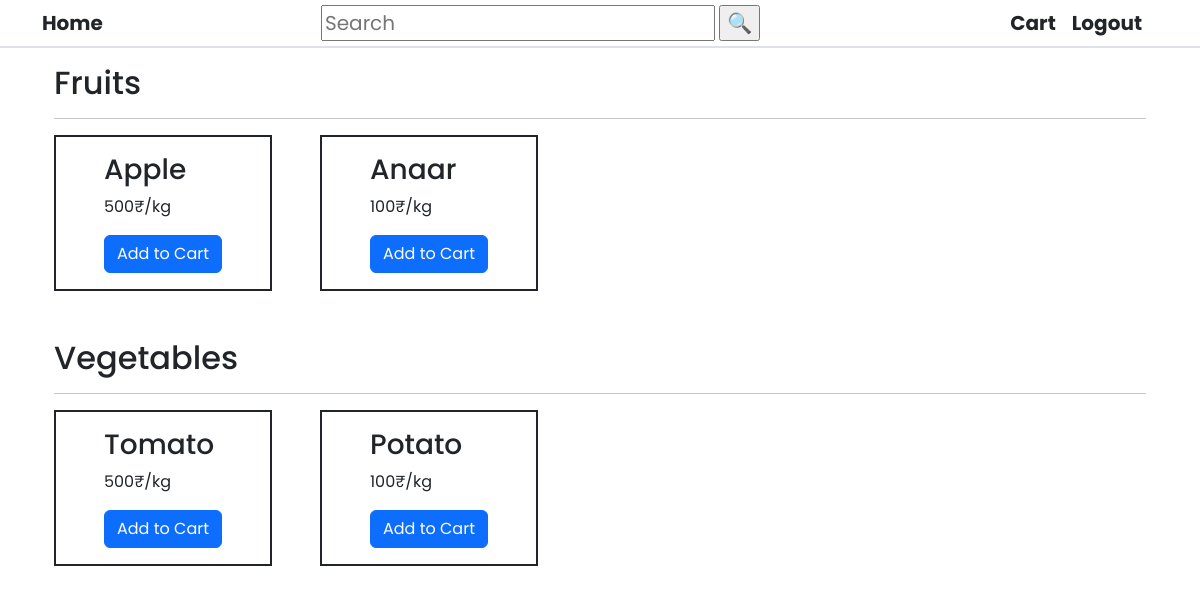
The app's page / (signed in) with its own data.
### website/models.py (models this page shows)
class Category(db.Model):
    categoryId = db.Column(db.Integer(), primary_key=True, autoincrement=True)
    categoryName = db.Column(db.String(100), nullable=False)
    products = db.relationship('Product')

class Product(db.Model):
    productId = db.Column(db.Integer(), primary_key=True, autoincrement=True)
    productName = db.Column(db.String(100), nullable=False)
    unit = db.Column(db.String(50), nullable=False)
    rate = db.Column(db.Integer(), nullable=False)
    quantity = db.Column(db.Integer(), nullable=False)
    categoryId = db.Column(db.Integer(), db.ForeignKey(
        'category.categoryId'), nullable=False)

### website/views.py (the view)
@views.route('/')
def Home():
    if (current_user.is_authenticated and current_user.role == "manager"):
        categories = Category.query.all()
        return render_template('Categories.html', categories=categories)
    else:
        categories = Category.query.all()
        return render_template("Home.html", categories=categories)

### website/templates/Home.html (shortened to what this page needs)
{%extends 'Base.html'%} {%block title%}Home{%endblock%} {%block content%}
<div class="container">
  {%if current_user.is_authenticated%} {%for category in categories%}
  <div class="mb-5">
    <h2>{{category.categoryName}}</h2>
    <hr />
    <div class="d-flex gap-5">
      {%for product in category.products%}
      <div class="border border-2 border-dark p-0 m-0 py-3 px-5">
        <ul class="p-0">
          <li><h3>{{product.productName}}</h3></li>
          <li>{{product.rate}}{{product.unit}}</li>
        </ul>
        <a class="btn btn-primary" href="/addtocart?id={{product.productId}}"
          >Add to Cart</a
        >
      </div>
      {%endfor%}
    </div>
  </div>
  {%endfor%} {%endif%} {%endblock%}

### website/static/style.css (style rules this page uses)
html { margin: 0; padding: 0; }
li { list-style: none; }
body { font-family: "Poppins", sans-serif; font-weight: 400; }
a { text-decoration: none; color: inherit; }

### records on screen
Category: categoryName "Fruits"
Product: productName "Apple", rate "500", unit "₹/kg"
Product: productName "Anaar", rate "100", unit "₹/kg"
Category: categoryName "Vegetables"
Product: productName "Tomato", rate "500", unit "₹/kg"
Product: productName "Potato", rate "100", unit "₹/kg"
